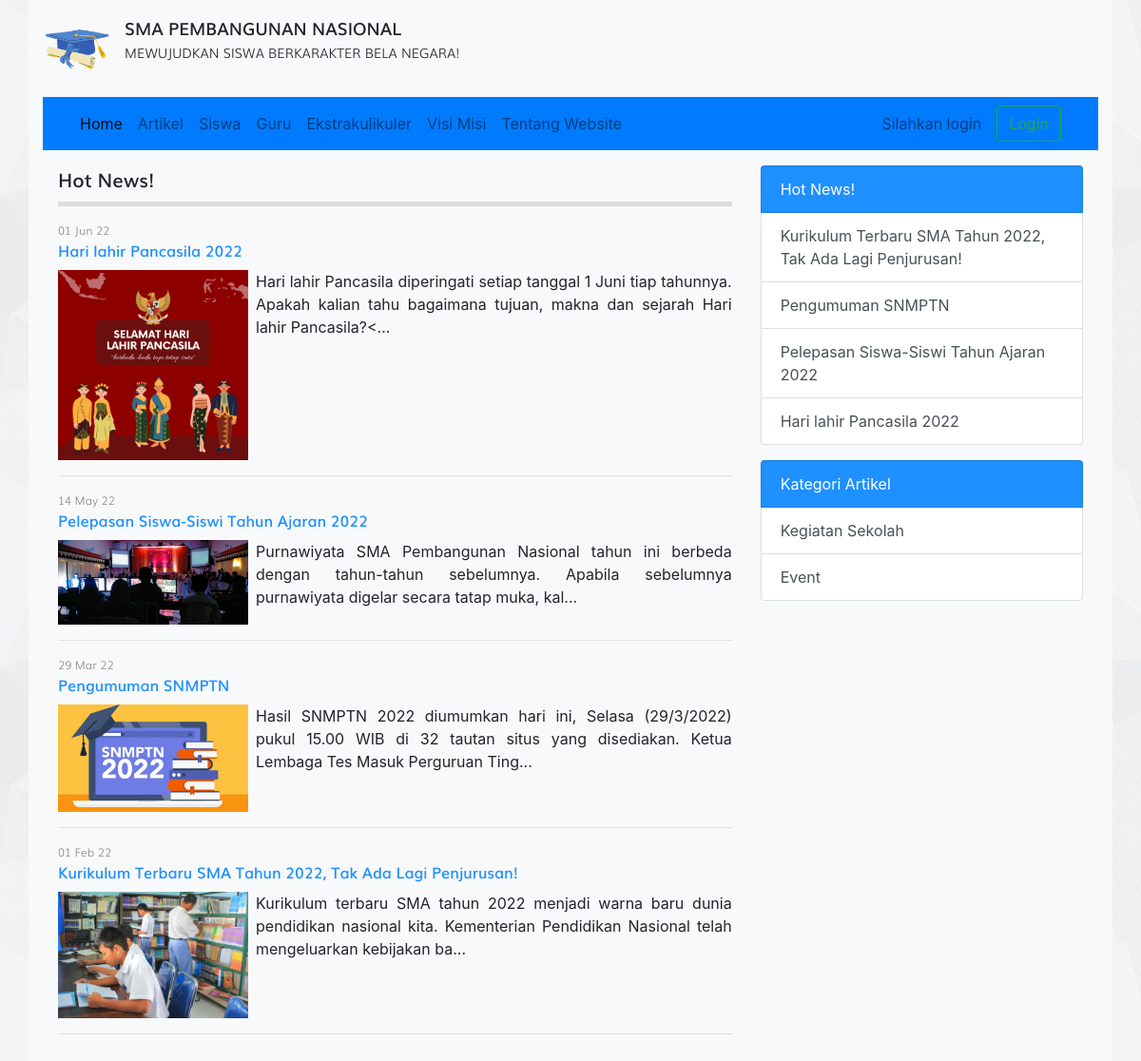
Screenshot of /artikel.php with the database file from the repository.
### tables this page shows
CREATE TABLE `tbl_artikel` (
  `id` int(11) NOT NULL,
  `judul` varchar(255) DEFAULT NULL,
  `isi` text DEFAULT NULL,
  `tanggal` date DEFAULT NULL,
  `foto` varchar(100) DEFAULT NULL,
  `id_kategori` int(11) DEFAULT NULL
);

CREATE TABLE `tbl_kategori_artikel` (
  `id` int(11) NOT NULL,
  `nama_kategori` varchar(30) DEFAULT NULL
);

### artikel.php (the view, shortened to what this page needs)
<?php
require_once 'koneksi.php';
$query = mysqli_query($koneksi, "SELECT * FROM tbl_artikel");
?>
<!DOCTYPE html>
<html>
<head>
	<link rel="stylesheet" href="resources/fonts/stylesheet.css">
	<link rel="stylesheet" href="resources/css/bootstrap.min.css">
	<link rel="stylesheet" href="resources/css/style.css">
</head>
<body>
	<div class="container bg-light">
		<div class="logo clearfix">
			<div class="float-left mt-3 mb-3">
				<img src="resources/images/logo.png" alt="Logo Sekolah" width="70px" class="float-left mr-3">
				<div class="text float-right">
					<span class="sma">SMA PEMBANGUNAN NASIONAL</span><br>
					<span class="visi">MEWUJUDKAN SISWA BERKARAKTER BELA NEGARA!</span>
				</div>
			</div>
		</div>
		<?php require_once 'navbar.php'; ?>
		<div class="row p-3">
			<div class="col-md-8">
				<div class="title mb-3">
					Hot News!
				</div>
				<?php while($artikel = mysqli_fetch_assoc($query)) : ?>
				<div class="artikel">
					<div class="info">
						<div class="post mb-2">
							<span class="tgl"><?= date('d M y', strtotime($artikel['tanggal'])) ?></span>
							<span class="judul" ><a href="detail_artikel.php?id=<?= $artikel['id'] ?>"><?= $artikel['judul'] ?></a></span>
						</div>
					</div>
					<div class="detail">
						<div class="clearfix" style="text-align: justify;">
							<img src="images/artikel/<?= $artikel['foto'] ?>" alt="" width="200px" class="float-left mr-2">
							<?= substr($artikel['isi'], 0, 150) . '...' ?>
						</div>
					</div>
					<hr>
				</div>
				<?php endwhile; ?>
			</div>
			<?php require_once 'sidebar.php'; ?>
</body>
</html>

### sidebar.php
<?php
$query_artikel_terbaru = mysqli_query($koneksi, "SELECT * FROM tbl_artikel ORDER BY tanggal ASC LIMIT 4");
$query_kategori_artikel= mysqli_query($koneksi, "SELECT * FROM tbl_kategori_artikel LIMIT 4");
?>
<div class="col-sm-4">
	<div class="list-group">
		<span class="list-group-item text-white" style="background-color: #1E90FF">Hot News!</span>
		<?php while($artikel_terbaru = mysqli_fetch_assoc($query_artikel_terbaru)) : ?>
			<a href="detail_artikel.php?id=<?= $artikel_terbaru['id'] ?>" class="list-group-item list-group-item-action"><?= $artikel_terbaru['judul'] ?></a>
		<?php endwhile; ?>
	</div>
	<div class="list-group">
		<span class="list-group-item text-white mt-3" style="background-color: #1E90FF">Kategori Artikel</span>
		<?php while($kategori_artikel = mysqli_fetch_assoc($query_kategori_artikel)) : ?>
			<a href="kategori.php?id=<?= $kategori_artikel['id'] ?>" class="list-group-item list-group-item-action"><?= $kategori_artikel['nama_kategori'] ?></a>
		<?php endwhile; ?>
	</div>
</div>

### resources/css/style.css (style rules this page uses)
body { background-image: url('../images/bg_all.jpg'); }
.sma { font-family: 'mulisemibold'; font-size: 18px; }
.visi { font-family: 'mulilight'; font-size: 14px; }
.title { font-family: 'mulisemibold'; font-size: 20px; padding-bottom: 7.5px; border-bottom: 5px solid #ddd }
span.tgl { font-size: 12px; font-family: 'mulilight'; color: #888; display: block; }
span.judul a { text-decoration: none; font-size: 16px; font-family: 'mulisemibold'; color: #1E90FF; display: inline-block; transition: .35s; }

### rows the page displays
tbl_artikel: tanggal "01 Jun 22", judul "Hari lahir Pancasila 2022", foto (picture), isi "Hari lahir Pancasila diperingati setiap tanggal 1 Juni tiap tahunnya. Apakah kalian tahu bagaimana tujuan, makna dan sejarah Hari lahir Pancasila?<"
tbl_artikel: tanggal "14 May 22", judul "Pelepasan Siswa-Siswi Tahun Ajaran 2022", foto (picture), isi "Purnawiyata SMA Pembangunan Nasional tahun ini berbeda dengan tahun-tahun sebelumnya. Apabila sebelumnya purnawiyata digelar secara tatap muka, kal"
tbl_artikel: tanggal "29 Mar 22", judul "Pengumuman SNMPTN", foto (picture), isi "Hasil SNMPTN 2022 diumumkan hari ini, Selasa (29/3/2022) pukul 15.00 WIB di 32 tautan situs yang disediakan. Ketua Lembaga Tes Masuk Perguruan Ting"
tbl_artikel: tanggal "01 Feb 22", judul "Kurikulum Terbaru SMA Tahun 2022, Tak Ada Lagi Penjurusan!", foto (picture), isi "Kurikulum terbaru SMA tahun 2022 menjadi warna baru dunia pendidikan nasional kita. Kementerian Pendidikan Nasional telah mengeluarkan kebijakan ba"
tbl_kategori_artikel: nama_kategori "Kegiatan Sekolah"
tbl_kategori_artikel: nama_kategori "Event"
